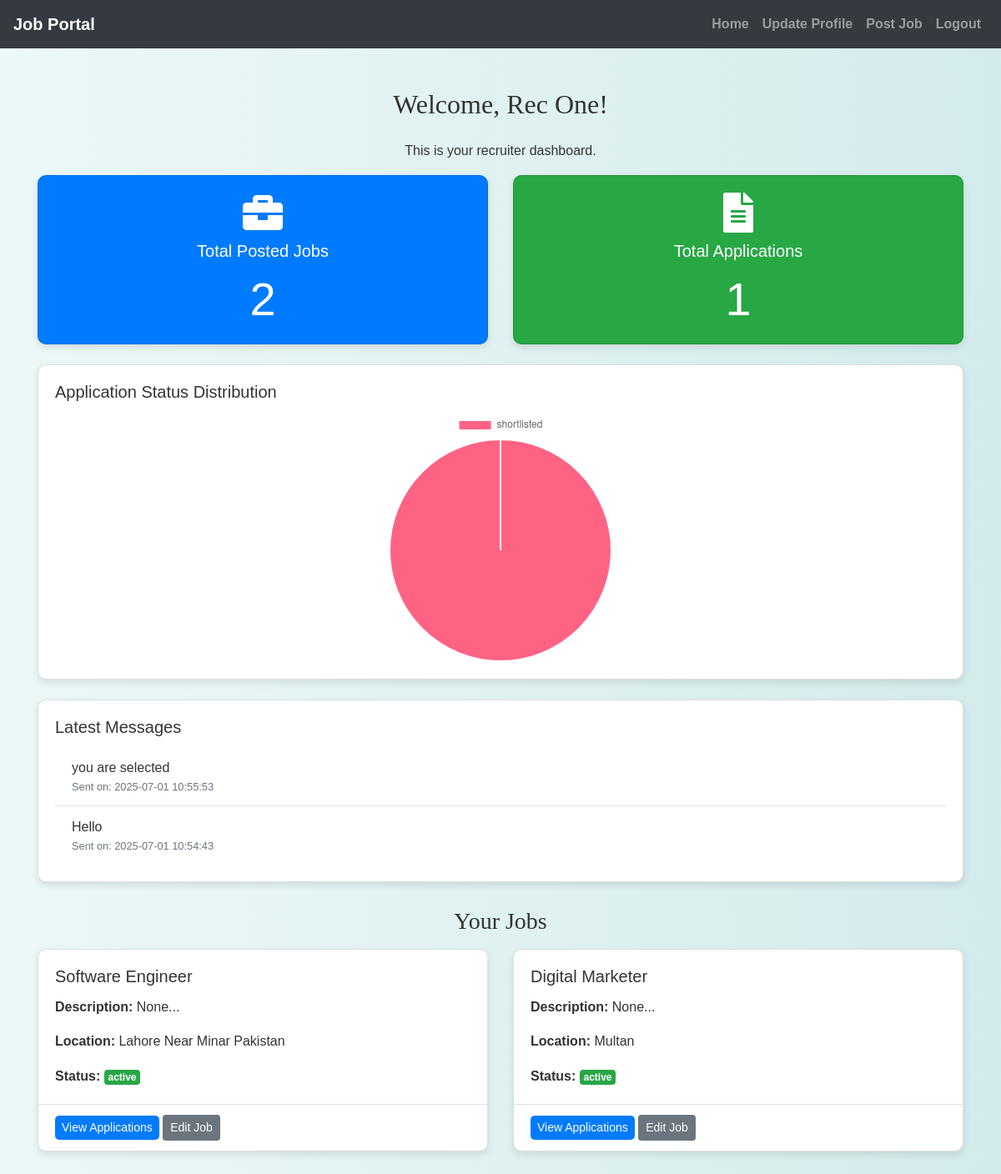
/recruiter/recruiter_dashboard.php (signed in), run on the app's committed database.
### tables this page shows
CREATE TABLE `messages` (
  `id` int(11) NOT NULL,
  `sender_id` int(11) NOT NULL,
  `receiver_id` int(11) NOT NULL,
  `message_text` text DEFAULT NULL,
  `sent_datetime` datetime DEFAULT current_timestamp(),
  `reply_text` text DEFAULT NULL,
  `reply_datetime` datetime DEFAULT NULL
);

CREATE TABLE `jobs` (
  `job_id` int(11) NOT NULL,
  `recruiter_id` int(11) DEFAULT NULL,
  `job_title` varchar(255) NOT NULL,
  `job_description` text NOT NULL,
  `job_requirements` text NOT NULL,
  `location` varchar(255) NOT NULL,
  `industry` varchar(255) NOT NULL,
  `keywords` varchar(255) NOT NULL,
  `status` enum('active','inactive') DEFAULT 'active',
  `created_at` timestamp NOT NULL DEFAULT current_timestamp(),
  `company_name` varchar(255) NOT NULL,
  `salary_range` varchar(100) NOT NULL,
  `job_type` enum('Full-time','Part-time','Contract') NOT NULL,
  `application_deadline` date DEFAULT NULL
);

### recruiter/recruiter_dashboard.php (the view, shortened to what this page needs)
<?php
include('config.php');
$recruiter_id = $_SESSION["id"];
$sql = "SELECT * FROM jobs WHERE recruiter_id = ? ORDER BY created_at DESC";
$stmt = mysqli_prepare($conn, $sql);
mysqli_stmt_bind_param($stmt, "i", $recruiter_id);
mysqli_stmt_execute($stmt);
$result = mysqli_stmt_get_result($stmt);
$jobs = mysqli_fetch_all($result, MYSQLI_ASSOC);
$total_jobs = count($jobs);
$sql = "SELECT COUNT(*) as total_applications FROM applications WHERE job_id IN (SELECT job_id FROM jobs WHERE recruiter_id = ?)";
$stmt = mysqli_prepare($conn, $sql);
mysqli_stmt_bind_param($stmt, "i", $recruiter_id);
mysqli_stmt_execute($stmt);
$result = mysqli_stmt_get_result($stmt);
$total_applications = mysqli_fetch_assoc($result)['total_applications'];
$sql = "SELECT * FROM messages WHERE sender_id = ? ORDER BY sent_datetime DESC LIMIT 5";
$stmt = mysqli_prepare($conn, $sql);
mysqli_stmt_bind_param($stmt, "i", $recruiter_id);
mysqli_stmt_execute($stmt);
$result = mysqli_stmt_get_result($stmt);
$latest_messages = mysqli_fetch_all($result, MYSQLI_ASSOC);
$sql = "SELECT status, COUNT(*) as count FROM applications WHERE job_id IN (SELECT job_id FROM jobs WHERE recruiter_id = ?) GROUP BY status";
$stmt = mysqli_prepare($conn, $sql);
mysqli_stmt_bind_param($stmt, "i", $recruiter_id);
mysqli_stmt_execute($stmt);
$result = mysqli_stmt_get_result($stmt);
$application_status_data = mysqli_fetch_all($result, MYSQLI_ASSOC);
?>
<!DOCTYPE html>
<html lang="en">
<head>
    <link rel="stylesheet" href="https://maxcdn.bootstrapcdn.com/bootstrap/4.5.2/css/bootstrap.min.css">
    <link rel="stylesheet" href="https://cdnjs.cloudflare.com/ajax/libs/font-awesome/5.15.3/css/all.min.css">
    <link rel="stylesheet" href="./css/style.css">
</head>
<body>
<?php include('navbar.php'); ?>
<div class="container mt-5">
    <h2 class="text-center mb-4">Welcome, <?php echo htmlspecialchars($_SESSION["name"]); ?>!</h2>
    <p class="text-center">This is your recruiter dashboard.</p>
    <div class="row mb-4">
        <div class="col-md-6">
            <div class="card text-center text-white bg-primary">
                <div class="card-body">
                    <i class="fas fa-briefcase card-icon"></i>
                    <h5 class="card-title">Total Posted Jobs</h5>
                    <p class="card-text display-4"><?php echo $total_jobs; ?></p>
                </div>
            </div>
        </div>
        <div class="col-md-6">
            <div class="card text-center text-white bg-success">
                <div class="card-body">
                    <i class="fas fa-file-alt card-icon"></i>
                    <h5 class="card-title">Total Applications</h5>
                    <p class="card-text display-4"><?php echo $total_applications; ?></p>
                </div>
            </div>
        </div>
    </div>
    <div class="row mb-4">
        <div class="col-md-12">
            <div class="card">
                <div class="card-body">
                    <h5 class="card-title">Application Status Distribution</h5>
                    <div class="chart-container">
                        <canvas id="applicationStatusChart"></canvas>
                    </div>
                </div>
            </div>
        </div>
    </div>
    <div class="row mb-4">
        <div class="col-md-12">
            <div class="card">
                <div class="card-body">
                    <h5 class="card-title">Latest Messages</h5>
                    <?php if (!empty($latest_messages)): ?>
                        <ul class="list-group list-group-flush">
                            <?php foreach ($latest_messages as $message): ?>
                                <li class="list-group-item">
                                    <?php echo htmlspecialchars($message['message_text']); ?>
                                    <small class="text-muted d-block">
                                        Sent on: <?php echo $message['sent_datetime']; ?>
                                    </small>
                                </li>
                            <?php endforeach; ?>
                        </ul>
                    <?php else: ?>
                        <p class="card-text">No new messages.</p>
                    <?php endif; ?>
                </div>
            </div>
        </div>
    </div>
    <h3 class="mb-3">Your Jobs</h3>
    <div class="row">
        <?php if (!empty($jobs)): ?>
            <?php foreach ($jobs as $job): ?>
                <div class="col-md-6 mb-4">
                    <div class="card h-100">
                        <div class="card-body">
                            <h5 class="card-title"><?php echo htmlspecialchars($job['job_title']); ?></h5>
                            <p class="card-text"><strong>Description:</strong> <?php echo htmlspecialchars(substr($job['job_description'], 0, 100)) . '...'; ?></p>
                            <p class="card-text"><strong>Location:</strong> <?php echo htmlspecialchars($job['location']); ?></p>
                            <p class="card-text"><strong>Status:</strong>
                                <span class="badge badge-<?php echo $job['status'] == 'active' ? 'success' : 'secondary'; ?>">
                                    <?php echo htmlspecialchars($job['status']); ?>
                                </span>
                            </p>
                        </div>
                        <div class="card-footer bg-transparent">
                            <a href="view_applications.php?job_id=<?php echo $job['job_id']; ?>" class="btn btn-primary btn-sm">View Applications</a>
                            <a href="edit_job.php?job_id=<?php echo $job['job_id']; ?>" class="btn btn-secondary btn-sm">Edit Job</a>
                        </div>
                    </div>
                </div>
            <?php endforeach; ?>
        <?php endif; ?>
    </div>
</div>
<script>
// Application Status Chart
var ctx = document.getElementById('applicationStatusChart').getContext('2d');
var applicationStatusChart = new Chart(ctx, {
    type: 'pie',
    data: {
        labels: <?php echo json_encode(array_column($application_status_data, 'status')); ?>,
        datasets: [{
            data: <?php echo json_encode(array_column($application_status_data, 'count')); ?>,
            backgroundColor: ['#FF6384', '#36A2EB', '#FFCE56', '#4BC0C0', '#9966FF']
        }]
    },
    options: {
        responsive: true,
        maintainAspectRatio: false,
        title: {
            display: true,
            text: 'Application Status Distribution'
        }
    }
});
</script>
</body>
</html>

### recruiter/navbar.php (shortened to what this page needs)
<nav class="navbar navbar-expand-lg navbar-dark bg-dark">
    <a class="navbar-brand" href="recruiter_dashboard.php">Job Portal</a>
    <div class="collapse navbar-collapse" id="navbarNav">
        <ul class="navbar-nav ml-auto">
            <?php
            if (isset($_SESSION["id"]) && !empty($_SESSION["id"])) {
                echo '<li class="nav-item"><a class="nav-link" href="recruiter_dashboard.php">Home</a></li>';
                echo '<li class="nav-item"><a class="nav-link" href="update_profile.php">Update Profile</a></li>';
                echo '<li class="nav-item"><a class="nav-link" href="add_job.php">Post Job</a></li>';
                echo '<li class="nav-item"><a class="nav-link" href="logout.php">Logout</a></li>';
            } else {
                echo '<li class="nav-item"><a class="nav-link" href="register.php">Register</a></li>';
                echo '<li class="nav-item"><a class="nav-link" href="login.php">Login</a></li>';
                echo '<li class="nav-item"><a class="nav-link" href="./admin/admin_login.php">Admin Login</a></li>';
            }
            ?>
        </ul>
    </div>
</nav>

### recruiter/css/style.css (style rules this page uses)
body { background: linear-gradient(90deg, rgba(233, 246, 246, 0.831), rgba(207, 233, 233, 0.9)); font-family: 'Arial', sans-serif; color: #333; line-height: 1.6; }
h1, h2, h3, h4 { text-align: center; margin-top: 30px; margin-bottom: 30px; font-family: 'Georgia', serif; }
.container { margin-bottom: 40px; }
.btn-primary { color: #fff; border: none; border-radius: 5px; cursor: pointer; transition: background-color 0.3s ease; }
a { color: #006666; text-decoration: none; font-weight: bold; }

### recruiter/recruiter_dashboard.php (style rules this page uses)
.card { border-radius: 10px; box-shadow: 0 4px 8px rgba(0,0,0,0.1); transition: all 0.3s ease; }
.card-icon { font-size: 3rem; margin-bottom: 10px; }
.chart-container { position: relative; margin: auto; height: 300px; width: 100%; }

### data on the page
messages: message_text "you are selected", sent_datetime "2025-07-01 10:55:53"
messages: message_text "Hello", sent_datetime "2025-07-01 10:54:43"
jobs: job_title "Software Engineer", job_description "None", location "Lahore Near Minar Pakistan", status "active"
jobs: job_title "Digital Marketer", job_description "None", location "Multan", status "active"

### other printed values
$_SESSION["name"] "Rec One"
$total_jobs "2"
$total_applications "1"
